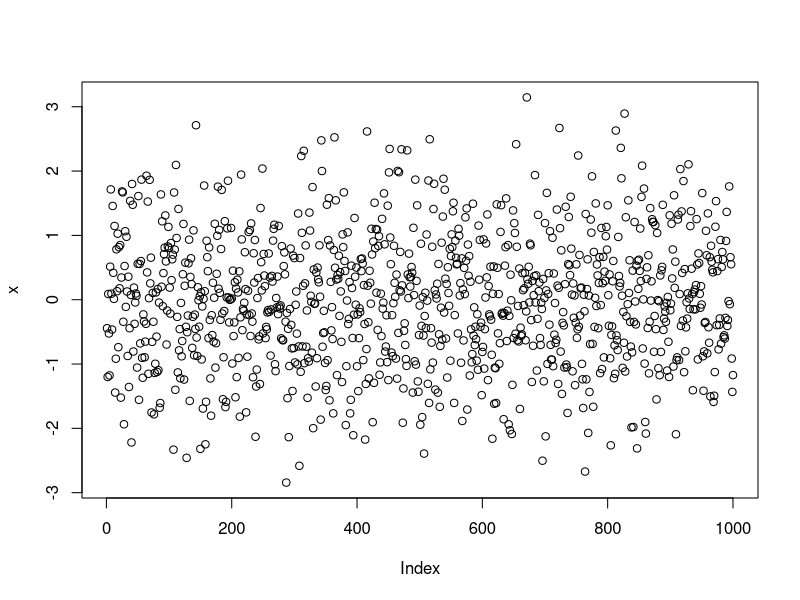
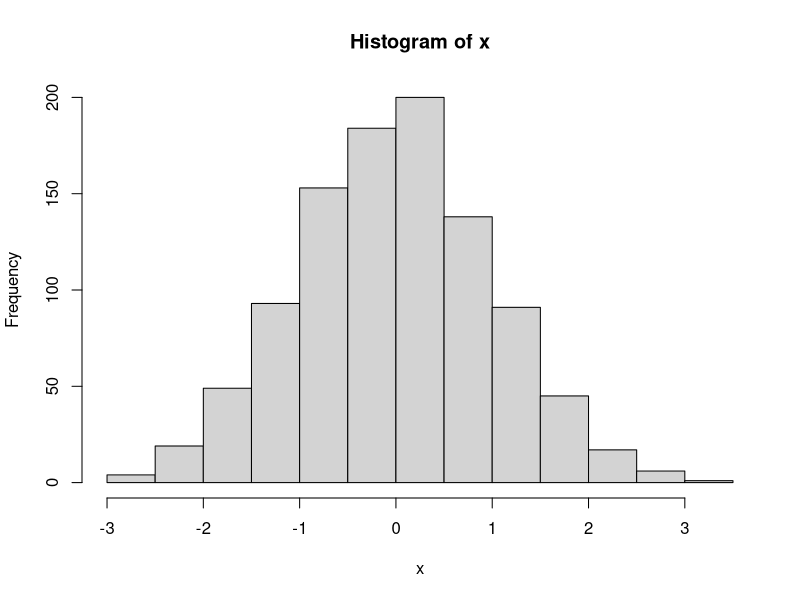
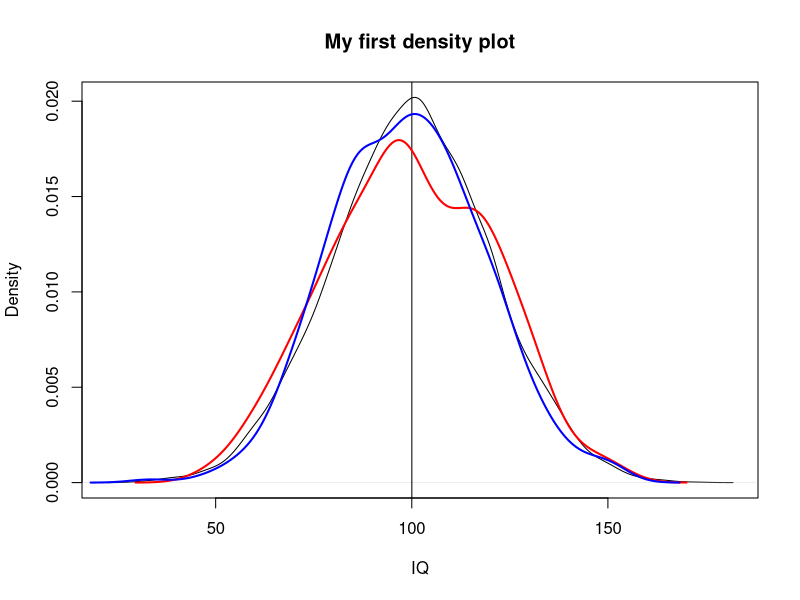
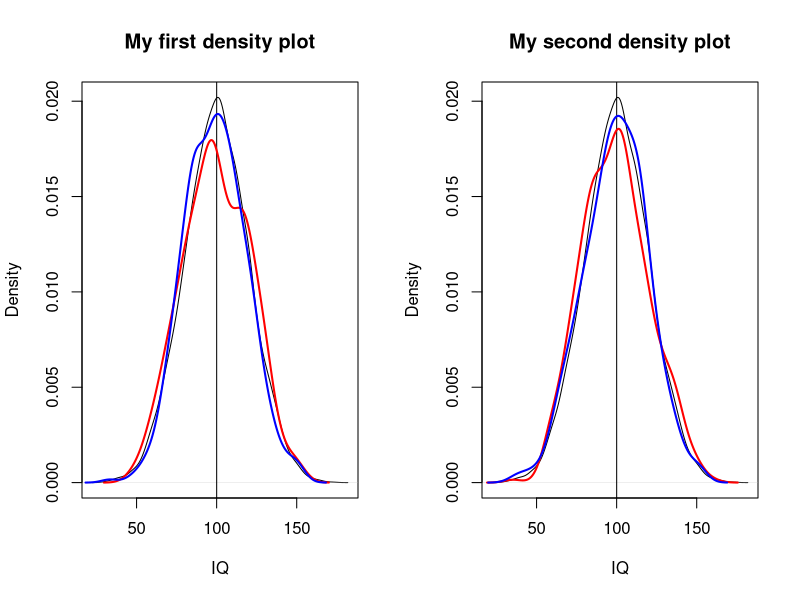

Write the R code that produced these figures, in order.
## ---- chunk 1
library(knitr)
CA<-T
Ex<-T
## ---- chunk 2
x<-rnorm(10,0,1)
## ---- chunk 3
mean(x)
## ---- chunk 4
x <- rnorm(1000,0,1)
plot(x)
## ---- chunk 5
hist(x)
## ---- chunk 6
id <- 1:10000
set.seed(42)
education <- sample(c("none","low","average","high"),10000, 
                    replace = T,prob = c(.072,.356,.289,.283))

gender <- sample(c("male","female"),10000,
                 replace = T,prob = c(.488,.512))

iq <- rnorm(10000,100,20)
my.pop <- data.frame(id,gender,education,iq)
head(my.pop)
## ---- chunk 7
summary(my.pop)
prop.table(table(my.pop$gender,my.pop$education))
var(my.pop$iq)*(nrow(my.pop)-1)/nrow(my.pop)
## ---- chunk 8
set.seed(42)
s.SRS <- sample(1:nrow(my.pop),500,replace=T)
s.SRSWOR <- sample(1:nrow(my.pop),500,replace=F)
my.samp.SRS <- my.pop[s.SRS,]
my.samp.SRSWOR <- my.pop[s.SRSWOR,]
summary(my.samp.SRS)
nrow(unique(my.samp.SRS))
## ---- chunk 9
plot(density(my.pop$iq),main = "My first density plot"
     , xlab = "IQ")
abline(v=mean(my.pop$iq), col = "black")
lines(density(my.samp.SRS$iq),col = "red",lwd=2)
lines(density(my.samp.SRSWOR$iq),col = "blue",lwd=2)
## ---- chunk 10
library(sampling)
set.seed(42)
s.SRS1 <- srswr(500,nrow(my.pop))
s.SRSWOR1 <- srswor(500,nrow(my.pop)) 
my.samp.SRS1 <- rbind(my.pop[s.SRS1!=0,]
                      ,my.pop[s.SRS1>1,])
my.samp.SRSWOR1 <- my.pop[s.SRSWOR1==1,]
## ---- chunk 11
par(mfrow=c(1,2))
plot(density(my.pop$iq),main = "My first density plot"
     , xlab = "IQ")
abline(v=mean(my.pop$iq), col = "black")
lines(density(my.samp.SRS$iq),col = "red",lwd=2)
lines(density(my.samp.SRSWOR$iq),col = "blue",lwd=2)
## ---- chunk 12
plot(density(my.pop$iq),main = "My second density plot"
     , xlab = "IQ")
abline(v=mean(my.pop$iq), col = "black")
lines(density(my.samp.SRS1$iq),col = "red",lwd=2)
lines(density(my.samp.SRSWOR1$iq),col = "blue",lwd=2)
